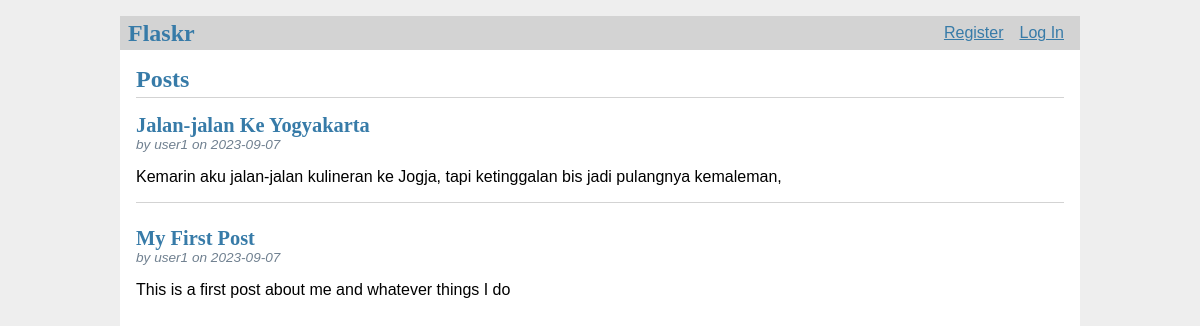
The page / on the database its author committed.
### tables this page shows
CREATE TABLE post (
  id INTEGER PRIMARY KEY AUTOINCREMENT,
  author_id INTEGER NOT NULL,
  created TIMESTAMP NOT NULL DEFAULT CURRENT_TIMESTAMP,
  title TEXT NOT NULL,
  body TEXT NOT NULL,
  FOREIGN KEY (author_id) REFERENCES user (id)
);

CREATE TABLE user (
  id INTEGER PRIMARY KEY AUTOINCREMENT,
  username TEXT UNIQUE NOT NULL,
  password TEXT NOT NULL
);

### flaskr/blog.py (the view)
@bp.route('/')
def index():
    db = get_db()
    posts = db.execute(
        'SELECT p.id, title, body, created, author_id, username'
        ' FROM post p JOIN user u ON p.author_id = u.id'
        ' ORDER BY created DESC'
    ).fetchall()
    return render_template('blog/index.html', posts=posts)

### flaskr/auth.py (called while the page is built)
@bp.before_app_request
def load_logged_in_user():
    user_id = session.get('user_id')
    if user_id is None:
        g.user = None
    else:
        g.user = get_db().execute(
            'SELECT * FROM user WHERE id = ?', (user_id,)
        ).fetchone()

### flaskr/db.py (called while the page is built)
def get_db():
    if 'db' not in g:
        g.db = sqlite3.connect(
            current_app.config['DATABASE'],
            detect_types = sqlite3.PARSE_DECLTYPES
        )
        g.db.row_factory = sqlite3.Row
    return g.db

### flaskr/templates/blog/index.html (shortened to what this page needs)
{% extends 'base.html' %}
{% block header %}
  <h1>{% block title %}Posts{% endblock %}</h1>
{% endblock %}
{% block content %}
  {% for post in posts %}
    <article class="post">
      <header>
        <div>
          <h1>{{ post['title'] }}</h1>
          <div class="about">by {{ post['username'] }} on {{ post['created'].strftime('%Y-%m-%d') }}</div>
        </div>
      </header>
      <p class="body">{{ post['body'] }}</p>
    </article>
    {% if not loop.last %}
      <hr>
    {% endif %}
  {% endfor %}
{% endblock %}

### flaskr/templates/base.html (shortened to what this page needs)
<!doctype html>
<link rel="stylesheet" href="{{ url_for('static', filename='style.css') }}">
<nav>
  <h1>Flaskr</h1>
  <ul>
    {% if g.user %}
      <li><span>{{ g.user['username'] }}</span>
      <li><a href="{{ url_for('auth.logout') }}">Log Out</a>
    {% else %}
      <li><a href="{{ url_for('auth.register') }}">Register</a>
      <li><a href="{{ url_for('auth.login') }}">Log In</a>
    {% endif %}
  </ul>
</nav>
<section class="content">
  <header>
    {% block header %}{% endblock %}
  </header>
  {% block content %}{% endblock %}
</section>

### flaskr/static/style.css (style rules this page uses)
h1 { font-family: serif; color: #377ba8; margin: 1rem 0; }
a { color: #377ba8; }
hr { border: none; border-top: 1px solid lightgray; }
nav { background: lightgray; display: flex; align-items: center; padding: 0 0.5rem; }
nav h1 { flex: auto; margin: 0; }
nav ul { display: flex; list-style: none; margin: 0; padding: 0; }
nav ul li a, nav ul li span, header .action { display: block; padding: 0.5rem; }
.content { padding: 0 1rem 1rem; }
.content > header { border-bottom: 1px solid lightgray; display: flex; align-items: flex-end; }
.content > header h1 { flex: auto; margin: 1rem 0 0.25rem 0; }
.post > header { display: flex; align-items: flex-end; font-size: 0.85em; }
.post > header > div:first-of-type { flex: auto; }
.post > header h1 { font-size: 1.5em; margin-bottom: 0; }
.post .about { color: slategray; font-style: italic; }
.post .body { white-space: pre-line; }
.content:last-child { margin-bottom: 0; }

### rows shown on the page
post: title "Jalan-jalan Ke Yogyakarta", username "user1", created "2023-09-07", body "Kemarin aku jalan-jalan kulineran ke Jogja, tapi ketinggalan bis jadi pulangnya kemaleman,"
post: title "My First Post", username "user1", created "2023-09-07", body "This is a first post about me and whatever things I do"
